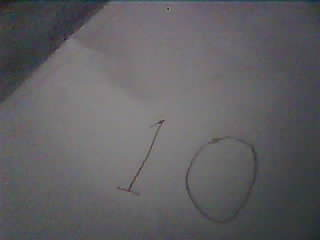
#> input picture fetched.jpg, 320 x 240 px
$ python main.py
#> lines starting #> are read from the running program, lines starting #| are printed output that depends on the picture; after the words box and inside, x2 and y2 are one past the last pixel; in counts of white or black regions, pixels touching at a corner belong together
#> (the call stopped at in download_image, `response = requests.get(url)`: the network is not available in this run)
import requests
import easyocr
import cv2

def preprocess_image(image_path):
    # Read the image
#> called with image_path = 'fetched.jpg'
    image = cv2.imread(image_path)
#> image is the input picture: shape (240, 320, 3); mean B, G, R 97.8, 94.8, 96.1

    # Convert the image to grayscale
    grayscale_image = cv2.cvtColor(image, cv2.COLOR_BGR2GRAY)

    # Apply Gaussian blur to reduce noise
    blurred_image = cv2.GaussianBlur(grayscale_image, (5, 5), 0)

    # Apply adaptive thresholding
    thresholded_image = cv2.adaptiveThreshold(blurred_image, 255, cv2.ADAPTIVE_THRESH_MEAN_C, cv2.THRESH_BINARY_INV, 11, 4)
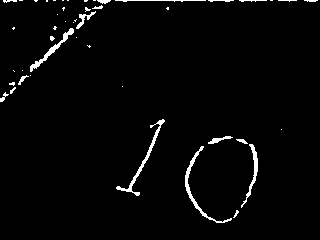
#> thresholded_image: shape (240, 320); 2.4% white; 46 white regions (27 under 20 px), largest, box (x1, y1, x2, y2) and area: (116, 119, 165, 196) 334, (185, 146, 232, 223) 322, (30, 28, 74, 72) 258

    # Invert the thresholded image
    inverted_image = cv2.bitwise_not(thresholded_image)
    cv2.imwrite('output.jpg',inverted_image)

    return inverted_image

def download_image(url, file_name):
    response = requests.get(url)
    if response.status_code == 200:
        with open(file_name, 'wb') as file:
            file.write(response.content)
        print(f"Image downloaded successfully as '{file_name}'")
    else:
        print("Failed to download image")


if __name__ == '__main__':
    server_url = "http://192.168.0.110/capture"
    download_image(server_url,'fetched.jpg')

    inv = preprocess_image('fetched.jpg')

#> (the run stopped early here; a loop or call above may not have finished)
